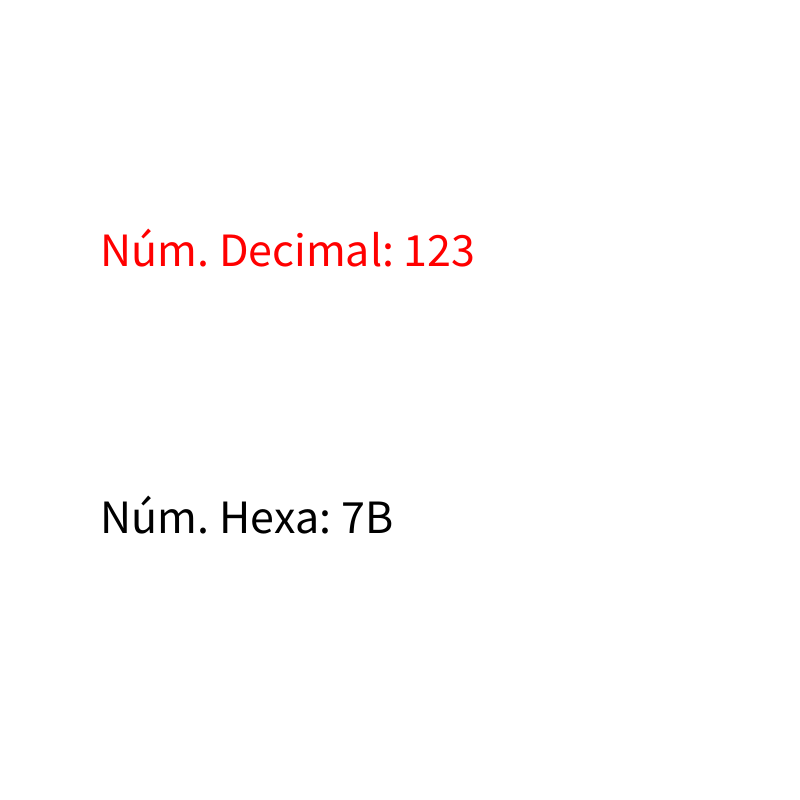
Frame 1 (no input)
Frame 60 (the mouse pressed at the canvas centre just before this capture): identical to frame 1, image omitted
Frame 120 (the mouse held since frame 60 and released just before this capture): identical to frame 1, image omitted

The Processing sketch that drew this single still picture (run headless with seeded random() and noise(); from frame 60 on, the mouse is pressed at the canvas centre):

// Processing sketch: decimal2hexa
// ── decimal2hexa.pde

// Número decimal a convertir
int numDecimal = 123;

// Número hexadecimal a calcular
String numHexa;

void setup(){
  size(800,800);
}



// Retorna el número hexadecimal correponent amb el número decimal numDec
String calculateHexa(int numDec){
  
  int nd = numDec;
  String n = "";
  
  do {
    
    int resta = nd % 16;
    
    nd = nd / 16;
    
    String digit ="";
    switch(resta){
      case 10: digit="A"; break;
      case 11: digit="B"; break;
      case 12: digit="C"; break;
      case 13: digit="D"; break;
      case 14: digit="E"; break;
      case 15: digit="F"; break;
      default: digit = Integer.toString(resta); 
    }
    
    n = digit + n;
    
  } while(nd!=0);
  
  return n;
}


void draw(){
  
  background(255);
  
  fill(255,0,0); textSize(48);
  text("Núm. Decimal: "+numDecimal, 100, height/3);
  
  // Calcula el número hexadecimal a partir del número decimal
  numHexa = calculateHexa(numDecimal);
  
  fill(0); textSize(48);
  text("Núm. Hexa: "+numHexa, 100, 2*height/3);
  
}

void keyPressed(){
  
  // Incrementa el número decimal
  if(keyCode==UP){
    numDecimal++;
  }
  // Decrementa el número decimal
  else if(keyCode==DOWN){
    numDecimal--;
  }
}
